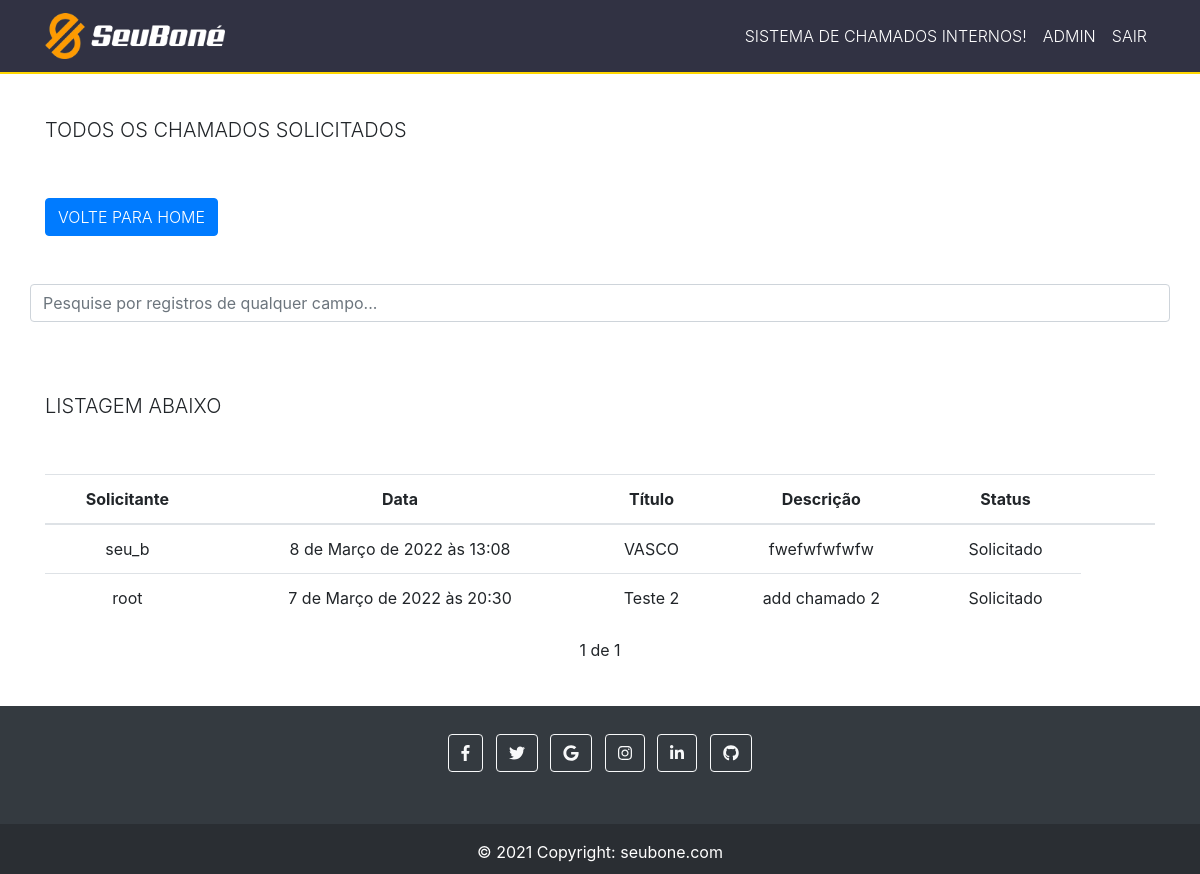
Page /chamadosGerais/ (signed in) on the earlier database version.
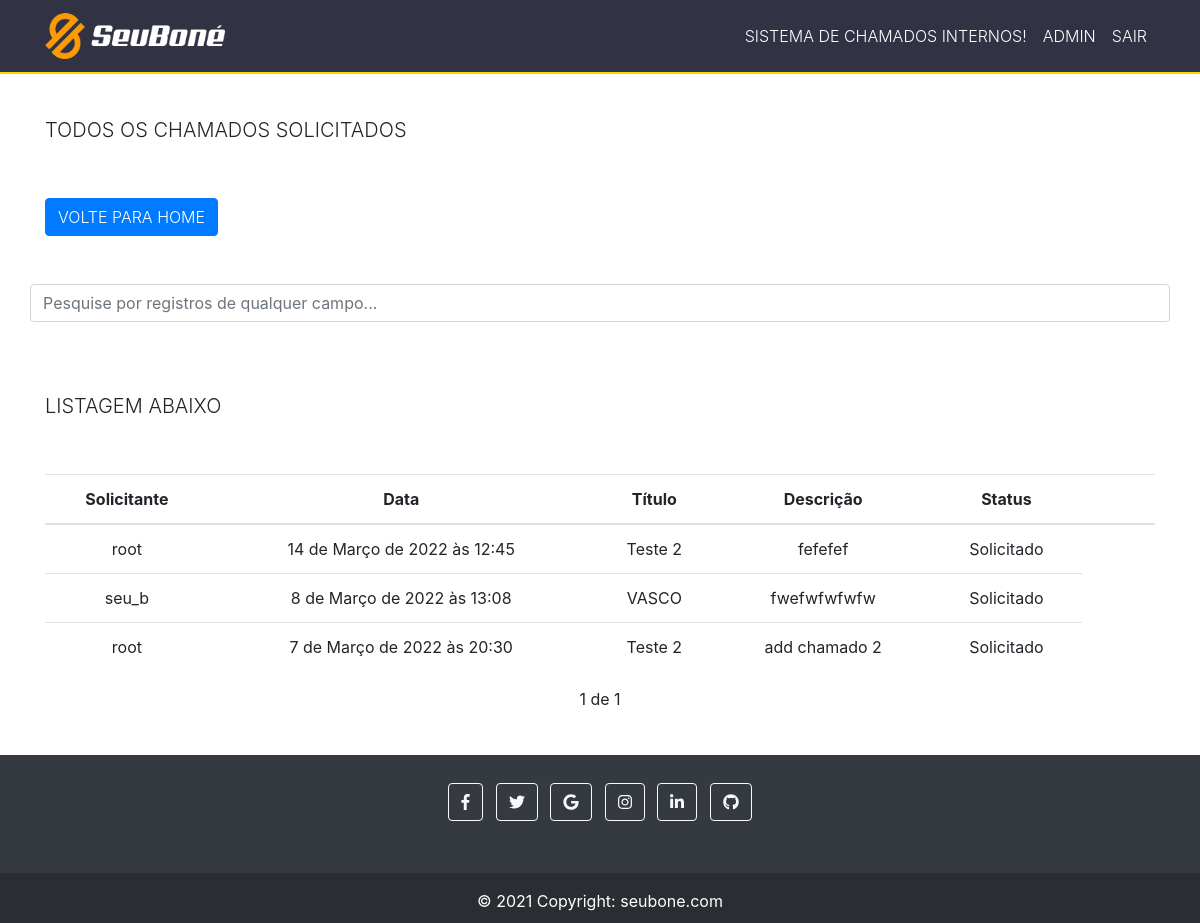
Same page on the later database version.
### chamados_gerais/models.py (models this page shows, shortened)
class Chamado_geral(models.Model):
    STATUS = (
        ('Solicitado', 'Solicitado'),       # Solicitado
        ('Em_andamento', 'Em_andamento'),   # em andamento
        ('Concluído', 'Concluído'),         # concluido
    )
    titulo = models.CharField("Título:", max_length=255)
    descrição = models.TextField("Descrição:")
    arquivo = models.FileField("Arquivo:", upload_to='',  blank=True, null=True)
    Status = models.CharField(
        max_length=20,
        choices=STATUS,
    )
    user = models.ForeignKey(get_user_model(), on_delete=models.CASCADE, blank=True, null=True)
    created_at = models.DateTimeField(auto_now_add=True)
    updated_at = models.DateTimeField(auto_now=True)

### chamados_gerais/views.py (the view)
# urls.py: path('chamadosGerais/', views.chamadosGerais, name='chamadosGerais'),
@login_required
def chamadosGerais(request):
    chamados = Chamado_geral.objects.all().order_by('-created_at')
    paginator = Paginator(chamados, 10)
    page = request.GET.get('page')
    chamados = paginator.get_page(page)
    return render(request, 'chamados/chamadosGerais.html', {'chamados': chamados})

### chamados_gerais/templates/chamados/chamadosGerais.html (shortened to what this page needs)
{% extends 'base.html' %}
{% block content %}
<br>
<div class="container titulo" >
    <h5 class="text-uppercase font-weight-light text-monospace">Todos os chamados solicitados</h5>
</div>
<br>
<br>
<div class="container" >
<a href="/" >
     <button type="button" class="btn btn-primary botao text-uppercase font-weight-light text-monospace">Volte para Home</button>
</a>
<br>
</div>
<br>
<br>
            <div class="col-12 container ajustePesquisar" >
                <input class="form-control container" id="myInput" type="text" placeholder="Pesquise por registros de qualquer campo..." >
             </div>
             <br>
    <br>
    <br>
    <div class="container" >
        <h5 class="text-uppercase font-weight-light text-monospace">Listagem abaixo</h5>
    </div>
    <br>
    <br>
    <div class="container" >
    <div class="tabela">
        <table class="table">
            <thead>
            <tr>
                <th style="text-align: center;" >Solicitante</th>
                <th style="text-align: center;" >Data</th>
                <th style="text-align: center;" >Título</th>
                <th style="text-align: center;" >Descrição</th>
                <th style="text-align: center;" >Status</th>
                <th></th>
                <th></th>
            </tr>
            </thead>
            <tbody id="myTable" class="alinhar">
            {% for chamado in chamados %}
            <tr>
                <td style="text-align: center;" >{{chamado.user}}</td>
                <td style="text-align: center;" >{{chamado.created_at}}</td>
                <td style="text-align: center;" >{{chamado.titulo}}</td>
                <td style="text-align: center;" >{{chamado.descrição}}</td>
                <td style="text-align: center;" >{{chamado.Status}}</a></td>
            </tr>
            {% endfor %}
            </tbody>
        </table>
        <div class="pagination" >
            <span class="step-links" >
                <span class="current" >
                    {{ chamados.number }} de {{ chamados.paginator.num_pages }}
                </span>
            </span>
        </div>
        <br>
        <br>
        <br>
        <br>
        <br>
        <br>
        <br>
        <br>
        </div>
    </div>
{% endblock %}

Differences in the rows shown:
added Chamado_geral: user "root", created_at "14 de Março de 2022 às 12:45", titulo "Teste 2", descrição "fefefef", Status "Solicitado"
